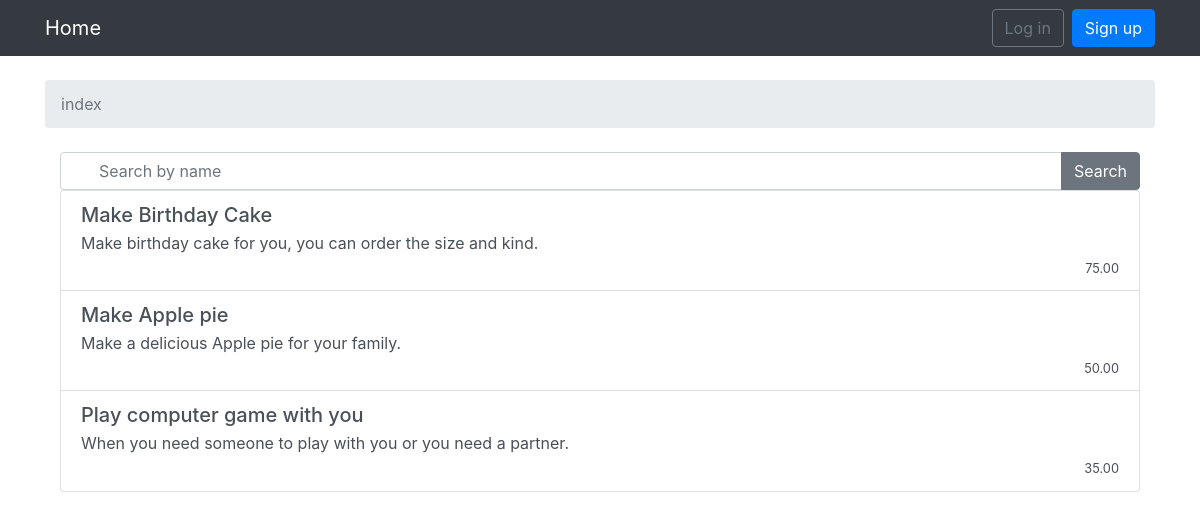
The app's page /ServerProject/ with its own data.
### ServerProject/models.py (models this page shows)
class ServerProject(models.Model):
    name = models.CharField(max_length=30)
    description = models.TextField(max_length=3000)
    status = models.CharField(max_length=30)
    price = models.DecimalField(max_digits=5, decimal_places=2)
    who_create = models.IntegerField(default=0)
    length = models.IntegerField(default=0)

### ServerProject/views.py (the view)
# urls.py: path('', views.indexServerProject, name='indexServerProject'),
def indexServerProject(request):
    if request.method == 'POST':
        form = SearchRequirementForm(request.POST)
        if form.is_valid():
            ServerProjectList = ServerProject.objects.filter(
                name__icontains = form.cleaned_data['SearchRequirement'],
            )
        else:
            ServerProjectList = ServerProject.objects.all()
    else:
        ServerProjectList = ServerProject.objects.all()
    context = {
        'ServerProjectList': ServerProjectList,
    }
    return render(request, 'ServerProject/index.html', context)

### templates/ServerProject/index.html (shortened to what this page needs)
{% extends 'base/base.html' %}
{% block breadcrumb %}
  <li class="breadcrumb-item active">index</li>
{% endblock %}
{% block content %}
<div class="container">
  <div class="main">
    <form method="POST" role="form">
      <div class="input-group">
        <input type="text" class="form-control" placeholder="Search by name" name="SearchRequirement">
        <div class="input-group-append">
          <button class="btn btn-secondary" type="submit">
            Search
          </button>
        </div>
      </div>
    </form>
  </div>
  <div class="list-group">
    {% for ServerProject in ServerProjectList %}
    <a href="{% url 'detailServerProject' ServerProject.pk %}" class="list-group-item list-group-item-action">
      <div class="d-flex w-100 justify-content-between">
        <h5 class="mb-1">{{ ServerProject.name }}</h5>
      </div>
      <p class="mb-1">{{ ServerProject.description }}</p>
      <small>{{ ServerProject.price }}</small>
    </a>
    {% endfor %}
  </div>
</div>
{% endblock %}

### templates/ServerProject/index.html (style rules this page uses)
small { float: right; }
.form-control { padding-left: 2.375rem; }

### records on screen
ServerProject: name "Make Birthday Cake", description "Make birthday cake for you, you can order the size and kind.", price "75.00"
ServerProject: name "Make Apple pie", description "Make a delicious Apple pie for your family.", price "50.00"
ServerProject: name "Play computer game with you", description "When you need someone to play with you or you need a partner.", price "35.00"
